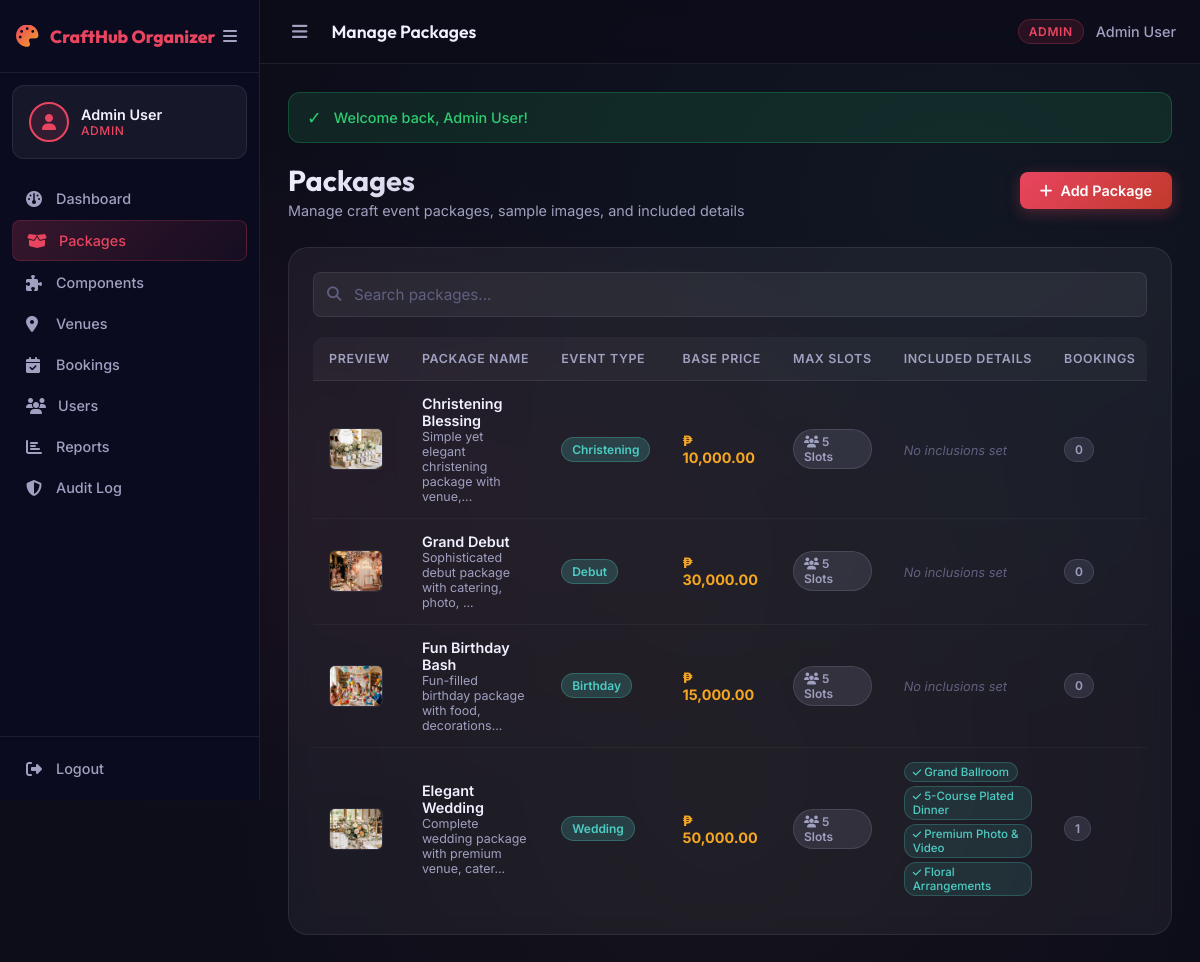
Screenshot of /admin/packages.php (signed in) with the database file from the repository.
### tables this page shows
CREATE TABLE IF NOT EXISTS packages (
    package_id INT AUTO_INCREMENT PRIMARY KEY,
    package_name VARCHAR(100) NOT NULL,
    event_type ENUM('Wedding','Birthday','Debut','Christening') NOT NULL,
    base_price DECIMAL(10,2) NOT NULL,
    max_slots INT NOT NULL DEFAULT 5,                       
    description TEXT,
    status ENUM('active','inactive') DEFAULT 'active'
);

CREATE TABLE IF NOT EXISTS package_components (
    component_id INT AUTO_INCREMENT PRIMARY KEY,
    package_id INT NOT NULL,
    category ENUM('venue','food','photography','decoration') NOT NULL,
    name VARCHAR(100) NOT NULL,
    description TEXT,
    price DECIMAL(10,2) NOT NULL,
    FOREIGN KEY (package_id) REFERENCES packages(package_id) ON DELETE CASCADE
);

### admin/packages.php (the view, shortened to what this page needs)
<?php
require_once __DIR__ . '/../includes/header.php';
$db = getDB();
$packages = $db->query("
    SELECT p.*, p.package_id AS id, p.package_name AS name, p.base_price AS price, COALESCE(p.max_slots, 5) AS max_slots,
           (SELECT COUNT(*) FROM bookings WHERE package_id = p.package_id AND status != 'Cancelled') AS booking_count
    FROM packages p
    ORDER BY p.package_id DESC
")->fetchAll();
foreach ($packages as &$p) {
    $cStmt = $db->prepare("SELECT category, name, description FROM package_components WHERE package_id = ? ORDER BY component_id ASC");
    $cStmt->execute([$p['package_id']]);
    $comps = $cStmt->fetchAll();
}
?>
<?php require_once __DIR__ . '/../includes/navbar.php'; ?>
<div class="page-header">
    <div>
        <h1>Packages</h1>
        <p>Manage craft event packages, sample images, and included details</p>
    </div>
    <button class="btn btn-primary" data-modal="addPackageModal">
        <i class="fa-solid fa-plus"></i> Add Package
    </button>
</div>
<div class="card">
    <div class="search-bar">
        <div class="search-input-wrapper">
            <i class="fa-solid fa-search"></i>
            <input type="text" class="form-control" placeholder="Search packages..." data-search-table="pkgTable">
        </div>
    </div>
    <div class="table-wrapper">
        <table class="table" id="pkgTable">
            <thead>
                <tr>
                    <th style="width:70px;">Preview</th>
                    <th>Package Name</th>
                    <th>Event Type</th>
                    <th>Base Price</th>
                    <th>Max Slots</th>
                    <th>Included Details</th>
                    <th>Bookings</th>
                </tr>
            </thead>
            <tbody>
                <?php foreach ($packages as $p): ?>
                <tr>
                    <td>
                        <div style="width:54px;height:42px;border-radius:6px;overflow:hidden;background:#1a1a2e;border:1px solid var(--border-color);">
                            <img src="<?= APP_URL ?>/<?= htmlspecialchars($p['image']) ?>"
                                 alt="Sample"
                                 style="width:100%;height:100%;object-fit:cover;"
                                 onerror="this.style.display='none';">
                        </div>
                    </td>
                    <td>
                        <div style="font-weight:600;"><?= htmlspecialchars($p['name']) ?></div>
                        <div style="font-size:0.78rem;color:var(--text-secondary);"><?= htmlspecialchars(substr($p['description'] ?? '',0,50)) ?><?= strlen($p['description'] ?? '') > 50 ? '...' : '' ?></div>
                    </td>
                    <td><span class="badge badge-info"><?= htmlspecialchars($p['event_type'] ?? 'Wedding') ?></span></td>
                    <td style="color:var(--accent-gold);font-weight:700;"><?= formatCurrency($p['price']) ?></td>
                    <td>
                        <span class="badge badge-secondary" style="font-weight:600;">
                            <i class="fa-solid fa-users"></i> <?= (int)$p['max_slots'] ?> slots
                        </span>
                    </td>
                    <td>
                        <?php if (!empty($p['components_list'])): ?>
                            <div style="display:flex;flex-wrap:wrap;gap:4px;max-width:220px;">
                                <?php foreach ($p['components_list'] as $comp): ?>
                                    <span style="background:rgba(78,205,196,0.12);color:var(--accent-teal);border:1px solid rgba(78,205,196,0.25);border-radius:12px;padding:2px 8px;font-size:0.72rem;font-weight:500;">
                                        <i class="fa-solid fa-check" style="font-size:0.6rem;"></i> <?= htmlspecialchars($comp['name']) ?>
                                    </span>
                                <?php endforeach; ?>
                            </div>
                        <?php else: ?>
                            <span style="color:var(--text-muted);font-size:0.8rem;font-style:italic;">No inclusions set</span>
                        <?php endif; ?>
                    </td>
                    <td><span class="badge badge-secondary"><?= $p['booking_count'] ?></span></td>
                </tr>
                <?php endforeach; ?>
            </tbody>
        </table>
    </div>
</div>
<?php require_once __DIR__ . '/../includes/footer.php'; ?>

### assets/css/style.css (style rules this page uses)
:root { --bg-primary: #0d0d1a; --bg-secondary: #12122a; --bg-card: rgba(255, 255, 255, 0.05); --bg-card-hover: rgba(255, 255, 255, 0.08); --sidebar-bg: #0b0b1f; --topbar-bg: rgba(13, 13, 26, 0.9); --accent-red: #e94560; --accent-gold: #f5a623; --accent-teal: #4ecdc4; --accent-purple: #9b59b6; --text-primary: #f0f0ff; --text-secondary:#a0a0c0; --text-muted: #606080; --border-color: rgba(255, 255, 255, 0.08); --border-hover: rgba(233, 69, 96, 0.4); --sidebar-width: 260px; --sidebar-collapsed: 70px; --topbar-height: 64px; --shadow-sm: 0 2px 8px rgba(0,0,0,0.3); --shadow-md: 0 4px 20px rgba(0,0,0,0.4); --shadow-lg: 0 8px 40px rgba(0,0,0,0.5); --shadow-glow:0 0 20px rgba(233, 69, 96, 0.3); --radius-sm: 8px; --radius-md: 12px; --radius-lg: 20px; --radius-xl: 28px; --transition: all 0.25s cubic-bezier(0.4, 0, 0.2, 1); }
*, *::before, *::after { box-sizing: border-box; margin: 0; padding: 0; }
html { scroll-behavior: smooth; }
body { font-family: 'Inter', sans-serif; background: var(--bg-primary); color: var(--text-primary); min-height: 100vh; overflow-x: hidden; background-image: radial-gradient(ellipse at 20% 50%, rgba(233,69,96,0.06) 0%, transparent 50%), radial-gradient(ellipse at 80% 20%, rgba(78,205,196,0.05) 0%, transparent 50%), radial-gradient(ellipse at 60% 80%, rgba(245,166,35,0.04) 0%, transparent 50%); }
h1, h2, h3, h4, h5, h6 { font-family: 'Outfit', sans-serif; font-weight: 700; color: var(--text-primary); line-height: 1.2; }
img { max-width: 100%; height: auto; }
button { cursor: pointer; font-family: inherit; }
input, select, textarea { font-family: inherit; }
.page-header { display: flex; align-items: center; justify-content: space-between; margin-bottom: 28px; flex-wrap: wrap; gap: 16px; }
.page-header h1 { font-size: 1.8rem; background: linear-gradient(135deg, var(--text-primary), var(--text-secondary)); -webkit-background-clip: text; -webkit-text-fill-color: transparent; background-clip: text; }
.page-header p { color: var(--text-secondary); font-size: 0.9rem; margin-top: 4px; }
.card { background: var(--bg-card); border: 1px solid var(--border-color); border-radius: var(--radius-lg); padding: 24px; backdrop-filter: blur(10px); transition: var(--transition); }
.table-wrapper { overflow-x: auto; border-radius: var(--radius-md); }
.table { width: 100%; border-collapse: separate; border-spacing: 0; font-size: 0.9rem; }
.table thead th { background: rgba(255,255,255,0.04); color: var(--text-secondary); font-weight: 600; font-size: 0.78rem; text-transform: uppercase; letter-spacing: 0.05em; padding: 14px 16px; text-align: left; border-bottom: 1px solid var(--border-color); white-space: nowrap; }
.table tbody td { padding: 14px 16px; border-bottom: 1px solid rgba(255,255,255,0.04); color: var(--text-primary); vertical-align: middle; }
.table tbody tr { transition: var(--transition); }
.table tbody tr:last-child td { border-bottom: none; }
.form-control { width: 100%; padding: 12px 16px; background: rgba(255,255,255,0.06); border: 1px solid var(--border-color); border-radius: var(--radius-sm); color: var(--text-primary); font-size: 0.95rem; transition: var(--transition); outline: none; }
.form-control::placeholder { color: var(--text-muted); }
.btn { display: inline-flex; align-items: center; gap: 8px; padding: 10px 20px; border: none; border-radius: var(--radius-sm); font-size: 0.9rem; font-weight: 600; font-family: inherit; cursor: pointer; transition: var(--transition); white-space: nowrap; text-decoration: none; }
.btn-primary { background: linear-gradient(135deg, var(--accent-red), #c0392b); color: white; box-shadow: 0 4px 15px rgba(233,69,96,0.3); }
.badge { display: inline-block; padding: 4px 10px; border-radius: 20px; font-size: 0.75rem; font-weight: 600; text-transform: capitalize; }
.badge-info { background: rgba(78,205,196,0.2); color: #4ecdc4; border: 1px solid rgba(78,205,196,0.3); }
.badge-secondary { background: rgba(160,160,192,0.15);color: #a0a0c0; border: 1px solid rgba(160,160,192,0.2); }
.search-bar { display: flex; gap: 12px; margin-bottom: 20px; flex-wrap: wrap; }
.search-input-wrapper { position: relative; flex: 1; min-width: 200px; }
.search-input-wrapper i { position: absolute; left: 14px; top: 50%; transform: translateY(-50%); color: var(--text-muted); font-size: 0.9rem; }
.search-input-wrapper .form-control { padding-left: 40px; }

### rows the page displays
packages: shows a picture, package_name "Christening Blessing", description "Simple yet elegant christening package with venue,", event_type "Christening", base_price "₱ 10,000.00", max_slots "5", shows "No inclusions set", booking_count "0"
packages: shows a picture, package_name "Grand Debut", description "Sophisticated debut package with catering, photo,", event_type "Debut", base_price "₱ 30,000.00", max_slots "5", shows "No inclusions set", booking_count "0"
packages: shows a picture, package_name "Fun Birthday Bash", description "Fun-filled birthday package with food, decorations", event_type "Birthday", base_price "₱ 15,000.00", max_slots "5", shows "No inclusions set", booking_count "0"
packages: shows a picture, package_name "Elegant Wedding", description "Complete wedding package with premium venue, cater", event_type "Wedding", base_price "₱ 50,000.00", max_slots "5", booking_count "1"
package_components: name "Grand Ballroom"
package_components: name "5-Course Plated Dinner"
package_components: name "Premium Photo & Video"
package_components: name "Floral Arrangements"

### other values shown
APP_NAME "CraftHub Organizer"
$_SESSION['user_name'] "Admin User"
$roleLabel "ADMIN"
$link['label'] "Dashboard"
$link['label'] "Packages"
$link['label'] "Components"
$link['label'] "Venues"
$link['label'] "Bookings"
$link['label'] "Users"
$link['label'] "Reports"
$link['label'] "Audit Log"
explode(' | ', $pageTitle)[0] "Manage Packages"
$icon "✓"
$message "Welcome back, Admin User!"
